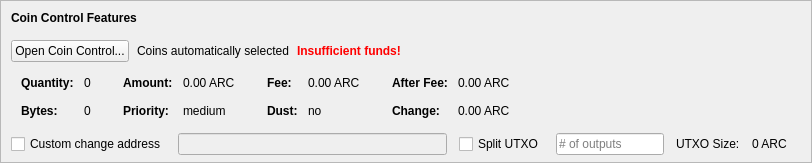
    <widget class="QFrame" name="frameCoinControl">
     <property name="sizePolicy">
      <sizepolicy hsizetype="Expanding" vsizetype="Expanding">
       <horstretch>0</horstretch>
       <verstretch>0</verstretch>
      </sizepolicy>
     </property>
     <property name="maximumSize">
      <size>
       <width>16777215</width>
       <height>16777215</height>
      </size>
     </property>
     <property name="frameShape">
      <enum>QFrame::StyledPanel</enum>
     </property>
     <property name="frameShadow">
      <enum>QFrame::Sunken</enum>
     </property>
     <layout class="QVBoxLayout" name="verticalLayoutCoinControl2">
      <property name="spacing">
       <number>0</number>
      </property>
      <property name="leftMargin">
       <number>0</number>
      </property>
      <property name="topMargin">
       <number>0</number>
      </property>
      <property name="rightMargin">
       <number>0</number>
      </property>
      <property name="bottomMargin">
       <number>6</number>
      </property>
      <item>
       <layout class="QVBoxLayout" name="verticalLayoutCoinControl" stretch="0,0,0,0,1">
        <property name="spacing">
         <number>0</number>
        </property>
        <property name="leftMargin">
         <number>10</number>
        </property>
        <property name="topMargin">
         <number>10</number>
        </property>
        <item>
         <layout class="QHBoxLayout" name="horizontalLayoutCoinControl1">
          <property name="bottomMargin">
           <number>15</number>
          </property>
          <item>
           <widget class="QLabel" name="labelCoinControlFeatures">
            <property name="sizePolicy">
             <sizepolicy hsizetype="Preferred" vsizetype="Maximum">
              <horstretch>0</horstretch>
              <verstretch>0</verstretch>
             </sizepolicy>
            </property>
            <property name="font">
             <font>
              <weight>75</weight>
              <bold>true</bold>
             </font>
            </property>
            <property name="styleSheet">
             <string notr="true">font-weight:bold;</string>
            </property>
            <property name="text">
             <string>Coin Control Features</string>
            </property>
           </widget>
          </item>
         </layout>
        </item>
        <item>
         <layout class="QHBoxLayout" name="horizontalLayoutCoinControl2" stretch="0,0,0,0">
          <property name="spacing">
           <number>8</number>
          </property>
          <property name="bottomMargin">
           <number>10</number>
          </property>
          <item>
           <widget class="QPushButton" name="pushButtonCoinControl">
            <property name="styleSheet">
             <string notr="true"/>
            </property>
            <property name="text">
             <string>Open Coin Control...</string>
            </property>
            <property name="autoDefault">
             <bool>false</bool>
            </property>
           </widget>
          </item>
          <item>
           <widget class="QLabel" name="labelCoinControlAutomaticallySelected">
            <property name="text">
             <string>Coins automatically selected</string>
            </property>
            <property name="margin">
             <number>5</number>
            </property>
           </widget>
          </item>
          <item>
           <widget class="QLabel" name="labelCoinControlInsuffFunds">
            <property name="font">
             <font>
              <weight>75</weight>
              <bold>true</bold>
             </font>
            </property>
            <property name="styleSheet">
             <string notr="true">color:red;font-weight:bold;</string>
            </property>
            <property name="text">
             <string>Insufficient funds!</string>
            </property>
            <property name="margin">
             <number>5</number>
            </property>
           </widget>
          </item>
          <item>
           <spacer name="horizontalSpacerCoinControl">
            <property name="orientation">
             <enum>Qt::Horizontal</enum>
            </property>
            <property name="sizeHint" stdset="0">
             <size>
              <width>40</width>
              <height>1</height>
             </size>
            </property>
           </spacer>
          </item>
         </layout>
        </item>
        <item>
         <widget class="QWidget" name="widgetCoinControl" native="true">
          <property name="sizePolicy">
           <sizepolicy hsizetype="Preferred" vsizetype="Preferred">
            <horstretch>0</horstretch>
            <verstretch>0</verstretch>
           </sizepolicy>
          </property>
          <property name="minimumSize">
           <size>
            <width>0</width>
            <height>0</height>
           </size>
          </property>
          <property name="styleSheet">
           <string notr="true"/>
          </property>
          <layout class="QHBoxLayout" name="horizontalLayoutCoinControl5">
           <property name="leftMargin">
            <number>0</number>
           </property>
           <property name="topMargin">
            <number>0</number>
           </property>
           <property name="rightMargin">
            <number>0</number>
           </property>
           <property name="bottomMargin">
            <number>0</number>
           </property>
           <item>
            <layout class="QHBoxLayout" name="horizontalLayoutCoinControl3" stretch="0,0,0,1">
             <property name="spacing">
              <number>20</number>
             </property>
             <property name="topMargin">
              <number>0</number>
             </property>
             <property name="bottomMargin">
              <number>10</number>
             </property>
             <item>
              <layout class="QFormLayout" name="formLayoutCoinControl1">
               <property name="horizontalSpacing">
                <number>10</number>
               </property>
               <property name="verticalSpacing">
                <number>14</number>
               </property>
               <property name="leftMargin">
                <number>10</number>
               </property>
               <property name="topMargin">
                <number>4</number>
               </property>
               <property name="rightMargin">
                <number>6</number>
               </property>
               <item row="0" column="0">
                <widget class="QLabel" name="labelCoinControlQuantityText">
                 <property name="font">
                  <font>
                   <weight>75</weight>
                   <bold>true</bold>
                  </font>
                 </property>
                 <property name="text">
                  <string>Quantity:</string>
                 </property>
                 <property name="margin">
                  <number>0</number>
                 </property>
                </widget>
               </item>
               <item row="0" column="1">
                <widget class="QLabel" name="labelCoinControlQuantity">
                 <property name="cursor">
                  <cursorShape>IBeamCursor</cursorShape>
                 </property>
                 <property name="contextMenuPolicy">
                  <enum>Qt::ActionsContextMenu</enum>
                 </property>
                 <property name="text">
                  <string notr="true">0</string>
                 </property>
                 <property name="margin">
                  <number>0</number>
                 </property>
                 <property name="textInteractionFlags">
                  <set>Qt::LinksAccessibleByMouse|Qt::TextSelectableByKeyboard|Qt::TextSelectableByMouse</set>
                 </property>
                </widget>
               </item>
               <item row="1" column="0">
                <widget class="QLabel" name="labelCoinControlBytesText">
                 <property name="font">
                  <font>
                   <weight>75</weight>
                   <bold>true</bold>
                  </font>
                 </property>
                 <property name="text">
                  <string>Bytes:</string>
                 </property>
                </widget>
               </item>
               <item row="1" column="1">
                <widget class="QLabel" name="labelCoinControlBytes">
                 <property name="cursor">
                  <cursorShape>IBeamCursor</cursorShape>
                 </property>
                 <property name="contextMenuPolicy">
                  <enum>Qt::ActionsContextMenu</enum>
                 </property>
                 <property name="text">
                  <string notr="true">0</string>
                 </property>
                 <property name="textInteractionFlags">
                  <set>Qt::LinksAccessibleByMouse|Qt::TextSelectableByKeyboard|Qt::TextSelectableByMouse</set>
                 </property>
                </widget>
               </item>
              </layout>
             </item>
             <item>
              <layout class="QFormLayout" name="formLayoutCoinControl2">
               <property name="horizontalSpacing">
                <number>10</number>
               </property>
               <property name="verticalSpacing">
                <number>14</number>
               </property>
               <property name="leftMargin">
                <number>6</number>
               </property>
               <property name="topMargin">
                <number>4</number>
               </property>
               <property name="rightMargin">
                <number>6</number>
               </property>
               <item row="0" column="0">
                <widget class="QLabel" name="labelCoinControlAmountText">
                 <property name="font">
                  <font>
                   <weight>75</weight>
                   <bold>true</bold>
                  </font>
                 </property>
                 <property name="text">
                  <string>Amount:</string>
                 </property>
                 <property name="margin">
                  <number>0</number>
                 </property>
                </widget>
               </item>
               <item row="0" column="1">
                <widget class="QLabel" name="labelCoinControlAmount">
                 <property name="cursor">
                  <cursorShape>IBeamCursor</cursorShape>
                 </property>
                 <property name="contextMenuPolicy">
                  <enum>Qt::ActionsContextMenu</enum>
                 </property>
                 <property name="text">
                  <string notr="true">0.00 ARC</string>
                 </property>
                 <property name="textInteractionFlags">
                  <set>Qt::LinksAccessibleByMouse|Qt::TextSelectableByKeyboard|Qt::TextSelectableByMouse</set>
                 </property>
                </widget>
               </item>
               <item row="1" column="0">
                <widget class="QLabel" name="labelCoinControlPriorityText">
                 <property name="font">
                  <font>
                   <weight>75</weight>
                   <bold>true</bold>
                  </font>
                 </property>
                 <property name="text">
                  <string>Priority:</string>
                 </property>
                </widget>
               </item>
               <item row="1" column="1">
                <widget class="QLabel" name="labelCoinControlPriority">
                 <property name="cursor">
                  <cursorShape>IBeamCursor</cursorShape>
                 </property>
                 <property name="contextMenuPolicy">
                  <enum>Qt::ActionsContextMenu</enum>
                 </property>
                 <property name="text">
                  <string>medium</string>
                 </property>
                 <property name="textInteractionFlags">
                  <set>Qt::LinksAccessibleByMouse|Qt::TextSelectableByKeyboard|Qt::TextSelectableByMouse</set>
                 </property>
                </widget>
               </item>
              </layout>
             </item>
             <item>
              <layout class="QFormLayout" name="formLayoutCoinControl3">
               <property name="horizontalSpacing">
                <number>10</number>
               </property>
               <property name="verticalSpacing">
                <number>14</number>
               </property>
               <property name="leftMargin">
                <number>6</number>
               </property>
               <property name="topMargin">
                <number>4</number>
               </property>
               <property name="rightMargin">
                <number>6</number>
               </property>
               <item row="0" column="0">
                <widget class="QLabel" name="labelCoinControlFeeText">
                 <property name="font">
                  <font>
                   <weight>75</weight>
                   <bold>true</bold>
                  </font>
                 </property>
                 <property name="text">
                  <string>Fee:</string>
                 </property>
                 <property name="margin">
                  <number>0</number>
                 </property>
                </widget>
               </item>
               <item row="0" column="1">
                <widget class="QLabel" name="labelCoinControlFee">
                 <property name="cursor">
                  <cursorShape>IBeamCursor</cursorShape>
                 </property>
                 <property name="contextMenuPolicy">
                  <enum>Qt::ActionsContextMenu</enum>
                 </property>
                 <property name="text">
                  <string notr="true">0.00 ARC</string>
                 </property>
                 <property name="textInteractionFlags">
                  <set>Qt::LinksAccessibleByMouse|Qt::TextSelectableByKeyboard|Qt::TextSelectableByMouse</set>
                 </property>
                </widget>
               </item>
               <item row="1" column="0">
                <widget class="QLabel" name="labelCoinControlLowOutputText">
                 <property name="font">
                  <font>
                   <weight>75</weight>
                   <bold>true</bold>
                  </font>
                 </property>
                 <property name="text">
                  <string>Dust:</string>
                 </property>
                </widget>
               </item>
               <item row="1" column="1">
                <widget class="QLabel" name="labelCoinControlLowOutput">
                 <property name="cursor">
                  <cursorShape>IBeamCursor</cursorShape>
                 </property>
                 <property name="contextMenuPolicy">
                  <enum>Qt::ActionsContextMenu</enum>
                 </property>
                 <property name="text">
                  <string>no</string>
                 </property>
                 <property name="textInteractionFlags">
                  <set>Qt::LinksAccessibleByMouse|Qt::TextSelectableByKeyboard|Qt::TextSelectableByMouse</set>
                 </property>
                </widget>
               </item>
              </layout>
             </item>
             <item>
              <layout class="QFormLayout" name="formLayoutCoinControl4">
               <property name="horizontalSpacing">
                <number>10</number>
               </property>
               <property name="verticalSpacing">
                <number>14</number>
               </property>
               <property name="leftMargin">
                <number>6</number>
               </property>
               <property name="topMargin">
                <number>4</number>
               </property>
               <property name="rightMargin">
                <number>6</number>
               </property>
               <item row="0" column="0">
                <widget class="QLabel" name="labelCoinControlAfterFeeText">
                 <property name="font">
                  <font>
                   <weight>75</weight>
                   <bold>true</bold>
                  </font>
                 </property>
                 <property name="text">
                  <string>After Fee:</string>
                 </property>
                 <property name="margin">
                  <number>0</number>
                 </property>
                </widget>
               </item>
               <item row="0" column="1">
                <widget class="QLabel" name="labelCoinControlAfterFee">
                 <property name="cursor">
                  <cursorShape>IBeamCursor</cursorShape>
                 </property>
                 <property name="contextMenuPolicy">
                  <enum>Qt::ActionsContextMenu</enum>
                 </property>
                 <property name="text">
                  <string notr="true">0.00 ARC</string>
                 </property>
                 <property name="textInteractionFlags">
                  <set>Qt::LinksAccessibleByMouse|Qt::TextSelectableByKeyboard|Qt::TextSelectableByMouse</set>
                 </property>
                </widget>
               </item>
               <item row="1" column="0">
                <widget class="QLabel" name="labelCoinControlChangeText">
                 <property name="font">
                  <font>
                   <weight>75</weight>
                   <bold>true</bold>
                  </font>
                 </property>
                 <property name="text">
                  <string>Change:</string>
                 </property>
                </widget>
               </item>
               <item row="1" column="1">
                <widget class="QLabel" name="labelCoinControlChange">
                 <property name="cursor">
                  <cursorShape>IBeamCursor</cursorShape>
                 </property>
                 <property name="contextMenuPolicy">
                  <enum>Qt::ActionsContextMenu</enum>
                 </property>
                 <property name="text">
                  <string notr="true">0.00 ARC</string>
                 </property>
                 <property name="textInteractionFlags">
                  <set>Qt::LinksAccessibleByMouse|Qt::TextSelectableByKeyboard|Qt::TextSelectableByMouse</set>
                 </property>
                </widget>
               </item>
              </layout>
             </item>
            </layout>
           </item>
          </layout>
         </widget>
        </item>
        <item>
         <layout class="QHBoxLayout" name="horizontalLayoutCoinControl4" stretch="0,0,0,0,0,0,0">
          <property name="spacing">
           <number>12</number>
          </property>
          <property name="sizeConstraint">
           <enum>QLayout::SetDefaultConstraint</enum>
          </property>
          <property name="topMargin">
           <number>5</number>
          </property>
          <property name="rightMargin">
           <number>5</number>
          </property>
          <item>
           <widget class="QCheckBox" name="checkBoxCoinControlChange">
            <property name="toolTip">
             <string>If this is activated, but the change address is empty or invalid, change will be sent to a newly generated address.</string>
            </property>
            <property name="text">
             <string>Custom change address</string>
            </property>
           </widget>
          </item>
          <item>
           <widget class="QValidatedLineEdit" name="lineEditCoinControlChange">
            <property name="enabled">
             <bool>false</bool>
            </property>
            <property name="sizePolicy">
             <sizepolicy hsizetype="Expanding" vsizetype="Fixed">
              <horstretch>0</horstretch>
              <verstretch>0</verstretch>
             </sizepolicy>
            </property>
           </widget>
          </item>
          <item>
           <widget class="QCheckBox" name="splitBlockCheckBox">
            <property name="text">
             <string>Split UTXO</string>
            </property>
           </widget>
          </item>
          <item>
           <widget class="QLineEdit" name="splitBlockLineEdit">
            <property name="sizePolicy">
             <sizepolicy hsizetype="Fixed" vsizetype="Fixed">
              <horstretch>50</horstretch>
              <verstretch>0</verstretch>
             </sizepolicy>
            </property>
            <property name="placeholderText">
             <string># of outputs</string>
            </property>
           </widget>
          </item>
          <item>
           <widget class="QLabel" name="labelBlockSizeText">
            <property name="text">
             <string>UTXO Size:</string>
            </property>
           </widget>
          </item>
          <item>
           <widget class="QLabel" name="labelBlockSize">
            <property name="text">
             <string>0 ARC</string>
            </property>
           </widget>
          </item>
          <item>
           <widget class="QLabel" name="labelCoinControlChangeLabel">
            <property name="sizePolicy">
             <sizepolicy hsizetype="Preferred" vsizetype="Expanding">
              <horstretch>0</horstretch>
              <verstretch>0</verstretch>
             </sizepolicy>
            </property>
            <property name="minimumSize">
             <size>
              <width>0</width>
              <height>0</height>
             </size>
            </property>
            <property name="text">
             <string/>
            </property>
            <property name="margin">
             <number>3</number>
            </property>
           </widget>
          </item>
         </layout>
        </item>
        <item>
         <spacer name="verticalSpacerCoinControl">
          <property name="orientation">
           <enum>Qt::Vertical</enum>
          </property>
          <property name="sizeHint" stdset="0">
           <size>
            <width>800</width>
            <height>1</height>
           </size>
          </property>
         </spacer>
        </item>
       </layout>
      </item>
     </layout>
    </widget>
